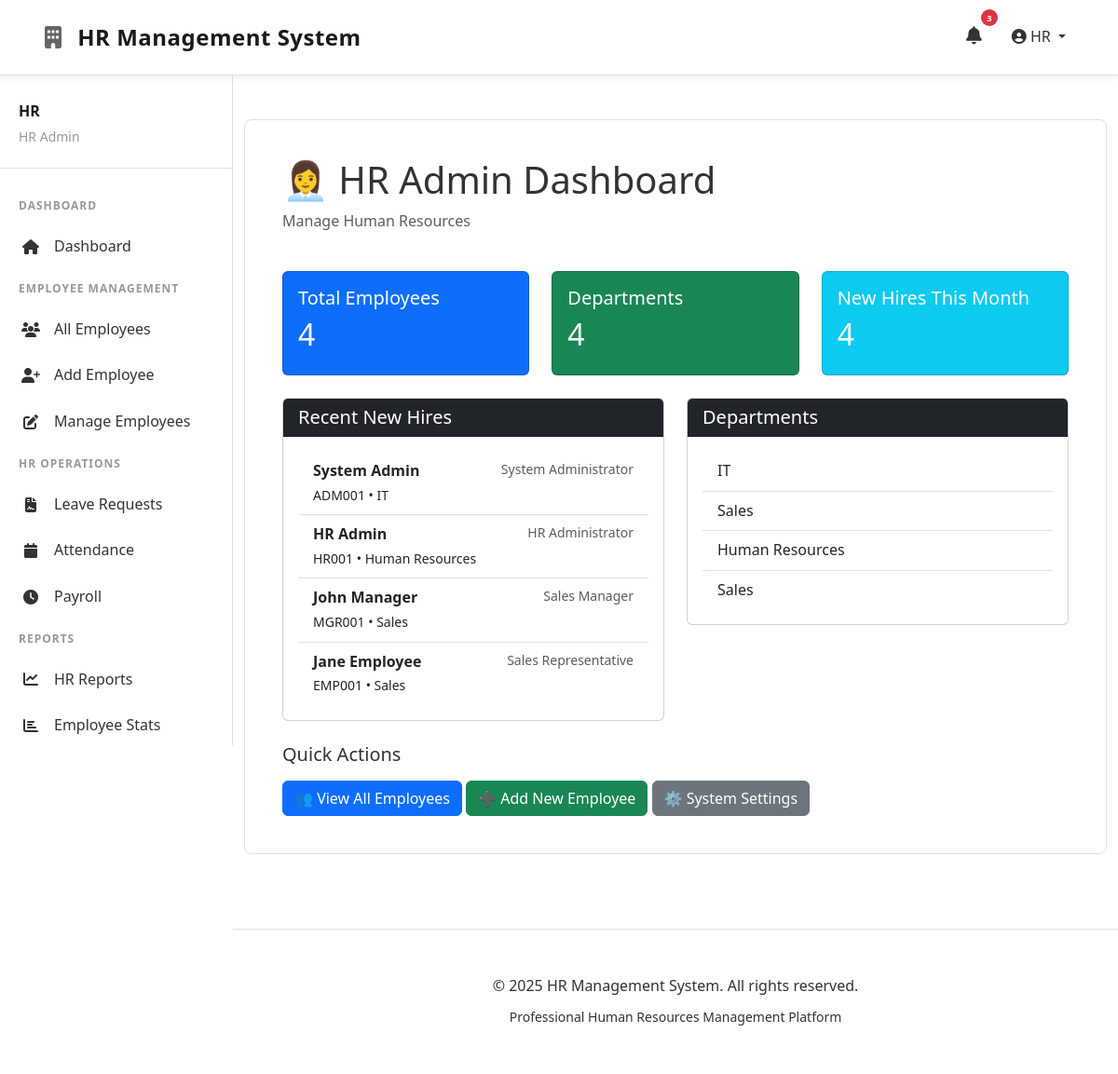
The app's page /dashboard/ (signed in) with its own data.
### employees/models.py (models this page shows, shortened)
class Employee(models.Model):
    user = models.OneToOneField(User, on_delete=models.CASCADE)
    role = models.CharField(max_length=20, choices=ROLE_CHOICES, default='employee')
    employee_id = models.CharField(max_length=50, unique=True)
    department = models.CharField(max_length=100, blank=True)
    position = models.CharField(max_length=100, blank=True)
    phone = models.CharField(max_length=20, blank=True)
    date_of_birth = models.DateField(null=True, blank=True)
    hire_date = models.DateField(null=True, blank=True)
    salary = models.DecimalField(max_digits=10, decimal_places=2, null=True, blank=True)
    is_active = models.BooleanField(default=True)
    created_at = models.DateTimeField(auto_now_add=True)
    updated_at = models.DateTimeField(auto_now=True)
    def get_role_label(self):
        role_map = {
            'admin': 'System Admin',
            'hradmin': 'HR Admin',
            'manager': 'Manager',
            'employee': 'Employee'
        }
        return role_map.get(self.role, self.role)
    class Meta:
        ordering = ['employee_id']

### employees/views.py (the view, shortened to what this page needs)
# urls.py: path('dashboard/', views.dashboard, name='dashboard'),
@never_cache
@login_required(login_url='admin:login')
def dashboard(request):
    try:
        employee = Employee.objects.get(user=request.user)
        role = employee.role
        context = {
            'role': role,
            'employee': employee,
            'total_employees': Employee.objects.count(),
            'active_employees': Employee.objects.filter(is_active=True).count(),
        }
        if role == 'admin':
            role_counts = {}
            for role_choice, label in [('admin', 'Admin'), ('hradmin', 'HR Admin'), ('manager', 'Manager'), ('employee', 'Employee')]:
                role_counts[label] = Employee.objects.filter(role=role_choice).count()
            context['role_counts'] = role_counts
        elif role == 'hradmin':
            context['new_employees'] = Employee.objects.all().order_by('-hire_date')[:5]
            context['departments'] = list(Employee.objects.values_list('department', flat=True).distinct())
        return render(request, 'employees/dashboard.html', context)
    except Employee.DoesNotExist:
        return redirect('home')

### templates/employees/dashboard.html (shortened to what this page needs)
{% extends "base.html" %}
{% block content %}
{% if role == 'admin' %}
<div class="row mb-4">
    <div class="col-md-12">
        <h1>👨‍💼 Admin Dashboard</h1>
        <p class="text-muted">Full System Control</p>
    </div>
</div>
<div class="row mb-4">
    <div class="col-md-3">
        <div class="card text-white bg-primary">
            <div class="card-body">
                <h5 class="card-title">Total Employees</h5>
                <h2>{{ total_employees }}</h2>
            </div>
        </div>
    </div>
    <div class="col-md-3">
        <div class="card text-white bg-success">
            <div class="card-body">
                <h5 class="card-title">Active Employees</h5>
                <h2>{{ active_employees }}</h2>
            </div>
        </div>
    </div>
    <div class="col-md-3">
        <div class="card text-white bg-warning">
            <div class="card-body">
                <h5 class="card-title">System Users</h5>
                <h2>4</h2>
            </div>
        </div>
    </div>
    <div class="col-md-3">
        <div class="card text-white bg-info">
            <div class="card-body">
                <h5 class="card-title">Departments</h5>
                <h2>2</h2>
            </div>
        </div>
    </div>
</div>
<div class="row">
    <div class="col-md-6">
        <div class="card">
            <div class="card-header bg-dark text-white">
                <h5 class="mb-0">Role Distribution</h5>
            </div>
            <div class="card-body">
                <ul class="list-group list-group-flush">
                    {% for role_item, count in role_counts.items %}
                    <li class="list-group-item d-flex justify-content-between">
                        <span>{{ role_item }}</span>
                        <span class="badge bg-primary rounded-pill">{{ count }}</span>
                    </li>
                    {% endfor %}
                </ul>
            </div>
        </div>
    </div>
    <div class="col-md-6">
        <div class="card">
            <div class="card-header bg-dark text-white">
                <h5 class="mb-0">System Management</h5>
            </div>
            <div class="card-body">
                <div class="list-group">
                    <a href="/admin/" class="list-group-item list-group-item-action">
                        <h6 class="mb-1">🔧 Django Admin Panel</h6>
                        <p class="mb-0 small">Manage all system settings and users</p>
                    </a>
                    <a href="/admin/employees/employee/" class="list-group-item list-group-item-action">
                        <h6 class="mb-1">👥 Manage Employees</h6>
                        <p class="mb-0 small">View and edit employee records</p>
                    </a>
                    <a href="/admin/employees/role/" class="list-group-item list-group-item-action">
                        <h6 class="mb-1">🔑 Manage Roles</h6>
                        <p class="mb-0 small">Create and modify user roles</p>
                    </a>
                </div>
            </div>
        </div>
    </div>
</div>
<div class="row mt-4">
    <div class="col-md-12">
        <a href="{% url 'employee_list' %}" class="btn btn-primary btn-lg">
            View All Employees
        </a>
    </div>
</div>
{% elif role == 'hradmin' %}
<div class="row mb-4">
    <div class="col-md-12">
        <h1>👩‍💼 HR Admin Dashboard</h1>
        <p class="text-muted">Manage Human Resources</p>
    </div>
</div>
<div class="row mb-4">
    <div class="col-md-4">
        <div class="card text-white bg-primary">
            <div class="card-body">
                <h5 class="card-title">Total Employees</h5>
                <h2>{{ total_employees }}</h2>
            </div>
        </div>
    </div>
    <div class="col-md-4">
        <div class="card text-white bg-success">
            <div class="card-body">
                <h5 class="card-title">Departments</h5>
                <h2>{{ departments|length }}</h2>
            </div>
        </div>
    </div>
    <div class="col-md-4">
        <div class="card text-white bg-info">
            <div class="card-body">
                <h5 class="card-title">New Hires This Month</h5>
                <h2>{{ new_employees|length }}</h2>
            </div>
        </div>
    </div>
</div>
<div class="row">
    <div class="col-md-6">
        <div class="card">
            <div class="card-header bg-dark text-white">
                <h5 class="mb-0">Recent New Hires</h5>
            </div>
            <div class="card-body">
                {% if new_employees %}
                <ul class="list-group list-group-flush">
                    {% for employee in new_employees %}
                    <li class="list-group-item">
                        <div class="d-flex justify-content-between">
                            <strong>{{ employee.user.first_name }} {{ employee.user.last_name }}</strong>
                            <small class="text-muted">{{ employee.position }}</small>
                        </div>
                        <small>{{ employee.employee_id }} • {{ employee.department }}</small>
                    </li>
                    {% endfor %}
                </ul>
                {% else %}
                <p class="text-muted">No recent hires</p>
                {% endif %}
            </div>
        </div>
    </div>
    <div class="col-md-6">
        <div class="card">
            <div class="card-header bg-dark text-white">
                <h5 class="mb-0">Departments</h5>
            </div>
            <div class="card-body">
                {% if departments %}
                <ul class="list-group list-group-flush">
                    {% for dept in departments %}
                    <li class="list-group-item">{{ dept }}</li>
                    {% endfor %}
                </ul>
                {% else %}
                <p class="text-muted">No departments</p>
                {% endif %}
            </div>
        </div>
    </div>
</div>
<div class="row mt-4">
    <div class="col-md-12">
        <h5 class="mb-3">Quick Actions</h5>
        <a href="{% url 'employee_list' %}" class="btn btn-primary">
            👥 View All Employees
        </a>
        <a href="/admin/employees/employee/add/" class="btn btn-success">
            ➕ Add New Employee
        </a>
        <a href="/admin/" class="btn btn-secondary">
            ⚙️ System Settings
        </a>
    </div>
</div>
{% else %}
<div class="alert alert-warning">
    <h4>Access Denied</h4>
    <p>Your role is not recognized in the system.</p>
</div>
{% endif %}
{% endblock %}

### templates/base.html (shortened to what this page needs)
<!DOCTYPE html>
<html lang="en">
<head>
    <link href="https://cdn.jsdelivr.net/npm/bootstrap@5.3.0/dist/css/bootstrap.min.css" rel="stylesheet">
    <link rel="stylesheet" href="https://cdnjs.cloudflare.com/ajax/libs/font-awesome/6.4.0/css/all.min.css">
</head>
<body>
    <nav class="navbar navbar-expand-lg navbar-light">
        <div class="container-fluid px-5">
            <a class="navbar-brand" href="/">
                <i class="fas fa-building"></i> HR Management System
            </a>
            <div class="collapse navbar-collapse" id="navbarNav">
                <ul class="navbar-nav ms-auto">
                    {% if user.is_authenticated %}
                    <li class="nav-item">
                        <a class="nav-link position-relative" href="#" role="button" data-bs-toggle="dropdown">
                            <i class="fas fa-bell"></i>
                            <span class="position-absolute top-0 start-100 translate-middle badge rounded-pill bg-danger" style="font-size: 0.6rem;">
                                3
                            </span>
                        </a>
                    </li>
                    <li class="nav-item dropdown">
                        <a class="nav-link dropdown-toggle" href="#" id="profileDropdown" role="button" data-bs-toggle="dropdown" aria-expanded="false">
                            <i class="fas fa-user-circle"></i> {{ user.first_name|default:user.username }}
                        </a>
                    </li>
                    {% endif %}
                </ul>
            </div>
        </div>
    </nav>
    {% include 'sidebar.html' %}
    <div class="main-content">
        <div class="container mt-5 mb-5">
            <div class="container-main">
                {% block content %}{% endblock %}
            </div>
        </div>
    </div>
    <footer>
        <div class="container">
            <p>&copy; 2025 HR Management System. All rights reserved.</p>
            <p class="mt-2"><small>Professional Human Resources Management Platform</small></p>
        </div>
    </footer>
</body>
</html>

### templates/sidebar.html (shortened to what this page needs)
{% if user.is_authenticated %}
<div class="sidebar">
    <div class="sidebar-header">
        <h6>{{ user.first_name|default:user.username }}</h6>
        <small>{{ user.employee.get_role_label }}</small>
    </div>
    {% if user.employee.role == 'admin' %}
    <ul class="sidebar-menu">
        <div class="sidebar-section-title">Dashboard</div>
        <li><a href="{% url 'dashboard' %}"><i class="fas fa-home"></i> Dashboard</a></li>
    </ul>
    <ul class="sidebar-menu">
        <div class="sidebar-section-title">System Management</div>
        <li><a href="/admin/"><i class="fas fa-sliders-h"></i> Admin Panel</a></li>
        <li><a href="{% url 'employee_list' %}"><i class="fas fa-users"></i> All Employees</a></li>
        <li><a href="/admin/employees/employee/"><i class="fas fa-user-tie"></i> Manage Employees</a></li>
        <li><a href="/admin/employees/role/"><i class="fas fa-key"></i> Manage Roles</a></li>
    </ul>
    <ul class="sidebar-menu">
        <div class="sidebar-section-title">Reports & Analytics</div>
        <li><a href="#"><i class="fas fa-chart-bar"></i> System Reports</a></li>
        <li><a href="#"><i class="fas fa-chart-pie"></i> Statistics</a></li>
    </ul>
    {% elif user.employee.role == 'hradmin' %}
    <ul class="sidebar-menu">
        <div class="sidebar-section-title">Dashboard</div>
        <li><a href="{% url 'dashboard' %}"><i class="fas fa-home"></i> Dashboard</a></li>
    </ul>
    <ul class="sidebar-menu">
        <div class="sidebar-section-title">Employee Management</div>
        <li><a href="{% url 'employee_list' %}"><i class="fas fa-users"></i> All Employees</a></li>
        <li><a href="/admin/employees/employee/add/"><i class="fas fa-user-plus"></i> Add Employee</a></li>
        <li><a href="/admin/employees/employee/"><i class="fas fa-edit"></i> Manage Employees</a></li>
    </ul>
    <ul class="sidebar-menu">
        <div class="sidebar-section-title">HR Operations</div>
        <li><a href="#"><i class="fas fa-file-contract"></i> Leave Requests</a></li>
        <li><a href="#"><i class="fas fa-calendar"></i> Attendance</a></li>
        <li><a href="#"><i class="fas fa-clock"></i> Payroll</a></li>
    </ul>
    <ul class="sidebar-menu">
        <div class="sidebar-section-title">Reports</div>
        <li><a href="#"><i class="fas fa-chart-line"></i> HR Reports</a></li>
        <li><a href="#"><i class="fas fa-chart-bar"></i> Employee Stats</a></li>
    </ul>
    {% endif %}
</div>
{% endif %}

### templates/base.html (style rules this page uses)
* { margin: 0; padding: 0; box-sizing: border-box; }
:root { --primary-color: #1a1a1a; --light-bg: #ffffff; --border-color: #e0e0e0; --text-color: #333333; }
body { background-color: #ffffff; font-family: 'Segoe UI', Tahoma, Geneva, Verdana, sans-serif; color: var(--text-color); line-height: 1.6; padding-top: 80px; }
.navbar { background: white; box-shadow: 0 2px 8px rgba(0,0,0,0.08); padding: 1rem 0; border-bottom: 1px solid var(--border-color); position: fixed; top: 0; width: 100%; z-index: 1000; }
.navbar-brand { font-size: 1.5rem; font-weight: 700; color: var(--primary-color) !important; letter-spacing: 0.5px; }
.navbar-brand i { margin-right: 10px; color: #666666; }
.navbar-nav .nav-link { color: var(--text-color) !important; transition: all 0.3s ease; margin-left: 1rem; }
.nav-link i.fa-bell { font-size: 1.2rem; }
.nav-link .badge { width: 18px; height: 18px; padding: 0; display: flex; align-items: center; justify-content: center; }
.container-main { background-color: white; border-radius: 8px; padding: 40px; box-shadow: none; margin-bottom: 30px; border: 1px solid var(--border-color); }
footer { background: white; color: var(--text-color); padding: 3rem 0; margin-top: 5rem; text-align: center; border-top: 1px solid var(--border-color); }
footer p { margin: 0; }

### templates/sidebar.html (style rules this page uses)
.sidebar { background: white; border-right: 1px solid #e0e0e0; height: calc(100vh - 80px); position: fixed; left: 0; top: 80px; width: 250px; padding: 30px 0; overflow-y: auto; z-index: 100; }
.sidebar-header { padding: 0 20px 20px; border-bottom: 1px solid #e0e0e0; margin-bottom: 20px; }
.sidebar-header h6 { color: #1a1a1a; font-weight: 600; margin-bottom: 5px; }
.sidebar-header small { color: #999; }
.sidebar-menu { list-style: none; padding: 0; margin: 0; }
.sidebar-menu li { margin: 0; }
.sidebar-menu a { display: flex; align-items: center; padding: 12px 20px; color: #333333; text-decoration: none; transition: all 0.3s ease; border-left: 3px solid transparent; }
.sidebar-menu a i { width: 20px; margin-right: 15px; text-align: center; }
.sidebar-section-title { padding: 10px 20px; font-size: 0.75rem; text-transform: uppercase; color: #999; font-weight: 600; letter-spacing: 1px; }
.main-content { margin-left: 250px; }
.container-main { width: 100%; }
footer { margin-left: 250px !important; }

### records on screen
Employee: user.first_name "System", user.last_name "Admin", position "System Administrator", employee_id "ADM001", department "IT"
Employee: user.first_name "HR", user.last_name "Admin", position "HR Administrator", employee_id "HR001", department "Human Resources"
Employee: user.first_name "John", user.last_name "Manager", position "Sales Manager", employee_id "MGR001", department "Sales"
Employee: user.first_name "Jane", user.last_name "Employee", position "Sales Representative", employee_id "EMP001", department "Sales"

### other values on screen
{{ user.first_name|default:user.username }} "HR"
{{ user.employee.get_role_label }} "HR Admin"
{{ total_employees }} "4"
{{ departments|length }} "4"
{{ new_employees|length }} "4"
{{ dept }} "IT" "Sales" "Human Resources" "Sales"
